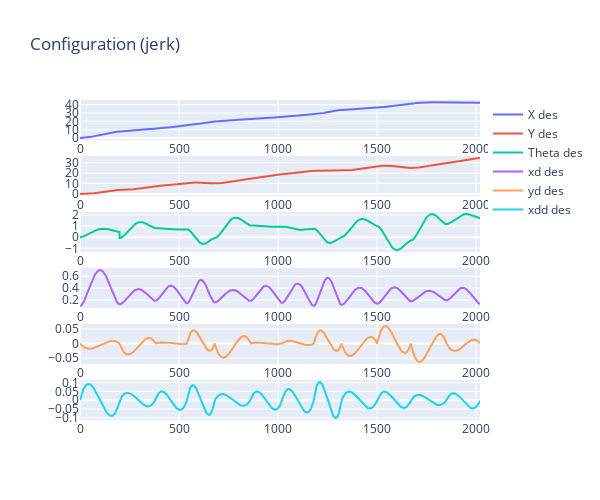
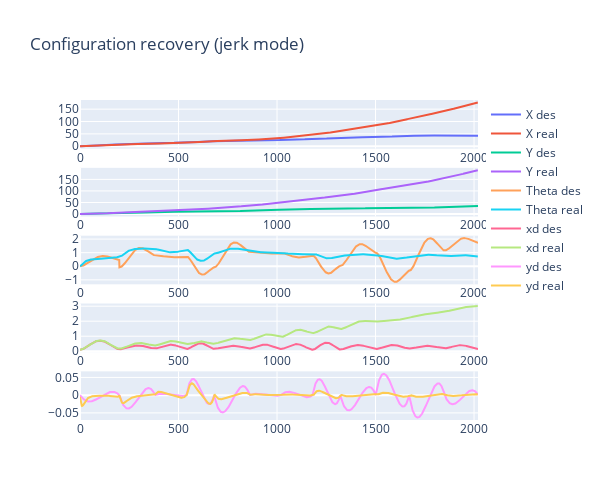
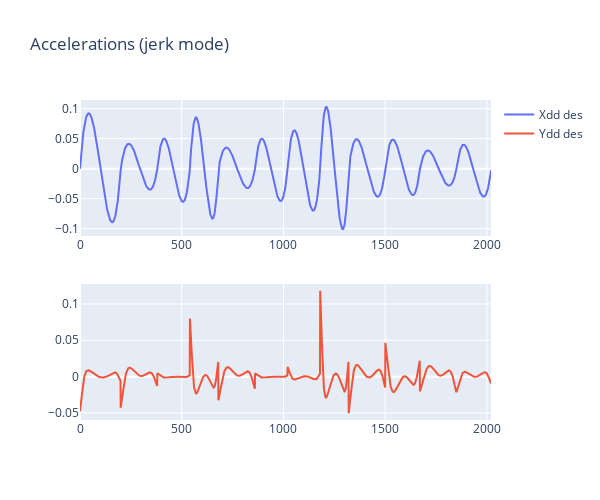

Notebook source saved alongside these figures, in order:
### Code cell
evaluate.plot_stuff()

### Figure 1 — Plotly figure (JSON) as saved in the notebook; plotly's stock layout.template omitted (floating-point values rounded to 4 significant figures; data arrays with more than 128 entries replaced by an {"elided": "..."} marker saying what was removed)
{"data": [{"name": "X des", "type": "scatter", "x": {"elided": "2020 float values"}, "xaxis": "x", "y": {"elided": "2020 float values"}, "yaxis": "y"}, {"name": "Y des", "type": "scatter", "x": {"elided": "2020 float values"}, "xaxis": "x2", "y": {"elided": "2020 float values"}, "yaxis": "y2"}, {"name": "Theta des", "type": "scatter", "x": {"elided": "2020 float values"}, "xaxis": "x3", "y": {"elided": "2020 float values"}, "yaxis": "y3"}, {"name": "xd des", "type": "scatter", "x": {"elided": "2020 float values"}, "xaxis": "x4", "y": {"elided": "2020 float values"}, "yaxis": "y4"}, {"name": "yd des", "type": "scatter", "x": {"elided": "2020 float values"}, "xaxis": "x5", "y": {"elided": "2020 float values"}, "yaxis": "y5"}, {"name": "xdd des", "type": "scatter", "x": {"elided": "2020 float values"}, "xaxis": "x6", "y": {"elided": "2020 float values"}, "yaxis": "y6"}], "layout": {"height": 500, "title": {"text": "Configuration (jerk)"}, "width": 600, "xaxis": {"anchor": "y", "domain": [0, 1]}, "xaxis2": {"anchor": "y2", "domain": [0, 1]}, "xaxis3": {"anchor": "y3", "domain": [0, 1]}, "xaxis4": {"anchor": "y4", "domain": [0, 1]}, "xaxis5": {"anchor": "y5", "domain": [0, 1]}, "xaxis6": {"anchor": "y6", "domain": [0, 1]}, "yaxis": {"anchor": "x", "domain": [0.875, 1]}, "yaxis2": {"anchor": "x2", "domain": [0.7, 0.825]}, "yaxis3": {"anchor": "x3", "domain": [0.525, 0.65]}, "yaxis4": {"anchor": "x4", "domain": [0.35, 0.475]}, "yaxis5": {"anchor": "x5", "domain": [0.175, 0.3]}, "yaxis6": {"anchor": "x6", "domain": [0, 0.125]}}}

### Figure 2 — Plotly figure (JSON) as saved in the notebook; plotly's stock layout.template omitted (floating-point values rounded to 4 significant figures; data arrays with more than 128 entries replaced by an {"elided": "..."} marker saying what was removed)
{"data": [{"name": "X des", "type": "scatter", "x": {"elided": "2020 float values"}, "xaxis": "x", "y": {"elided": "2020 float values"}, "yaxis": "y"}, {"name": "X real", "type": "scatter", "x": {"elided": "2020 float values"}, "xaxis": "x", "y": {"elided": "2019 float values"}, "yaxis": "y"}, {"name": "Y des", "type": "scatter", "x": {"elided": "2020 float values"}, "xaxis": "x2", "y": {"elided": "2020 float values"}, "yaxis": "y2"}, {"name": "Y real", "type": "scatter", "x": {"elided": "2020 float values"}, "xaxis": "x2", "y": {"elided": "2019 float values"}, "yaxis": "y2"}, {"name": "Theta des", "type": "scatter", "x": {"elided": "2020 float values"}, "xaxis": "x3", "y": {"elided": "2020 float values"}, "yaxis": "y3"}, {"name": "Theta real", "type": "scatter", "x": {"elided": "2020 float values"}, "xaxis": "x3", "y": {"elided": "2019 float values"}, "yaxis": "y3"}, {"name": "xd des", "type": "scatter", "x": {"elided": "2020 float values"}, "xaxis": "x4", "y": {"elided": "2020 float values"}, "yaxis": "y4"}, {"name": "xd real", "type": "scatter", "x": {"elided": "2020 float values"}, "xaxis": "x4", "y": {"elided": "2019 float values"}, "yaxis": "y4"}, {"name": "yd des", "type": "scatter", "x": {"elided": "2020 float values"}, "xaxis": "x5", "y": {"elided": "2020 float values"}, "yaxis": "y5"}, {"name": "yd real", "type": "scatter", "x": {"elided": "2020 float values"}, "xaxis": "x5", "y": {"elided": "2019 float values"}, "yaxis": "y5"}], "layout": {"height": 500, "title": {"text": "Configuration recovery (jerk mode)"}, "width": 600, "xaxis": {"anchor": "y", "domain": [0, 1]}, "xaxis2": {"anchor": "y2", "domain": [0, 1]}, "xaxis3": {"anchor": "y3", "domain": [0, 1]}, "xaxis4": {"anchor": "y4", "domain": [0, 1]}, "xaxis5": {"anchor": "y5", "domain": [0, 1]}, "yaxis": {"anchor": "x", "domain": [0.848, 1]}, "yaxis2": {"anchor": "x2", "domain": [0.636, 0.788]}, "yaxis3": {"anchor": "x3", "domain": [0.424, 0.576]}, "yaxis4": {"anchor": "x4", "domain": [0.212, 0.364]}, "yaxis5": {"anchor": "x5", "domain": [0, 0.152]}}}

### Figure 3 — Plotly figure (JSON) as saved in the notebook; plotly's stock layout.template omitted (floating-point values rounded to 4 significant figures; data arrays with more than 128 entries replaced by an {"elided": "..."} marker saying what was removed)
{"data": [{"name": "Xdd des", "type": "scatter", "x": {"elided": "2020 float values"}, "xaxis": "x", "y": {"elided": "2020 float values"}, "yaxis": "y"}, {"name": "Ydd des", "type": "scatter", "x": {"elided": "2020 float values"}, "xaxis": "x2", "y": {"elided": "2020 float values"}, "yaxis": "y2"}], "layout": {"height": 500, "title": {"text": "Accelerations (jerk mode)"}, "width": 600, "xaxis": {"anchor": "y", "domain": [0, 1]}, "xaxis2": {"anchor": "y2", "domain": [0, 1]}, "yaxis": {"anchor": "x", "domain": [0.575, 1]}, "yaxis2": {"anchor": "x2", "domain": [0, 0.425]}}}
